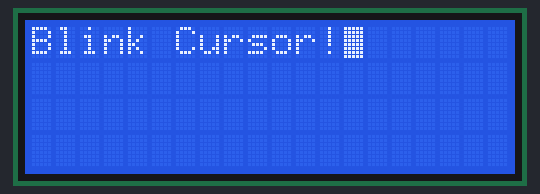
This sketch was run on a simulated Arduino Uno, built with avr-gcc and run on an emulated ATmega328P. Parts: 20×4 character LCD.

Above: at 0.1 s.
At 5.1 s:
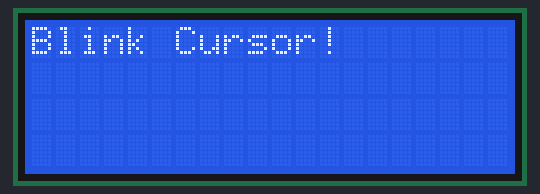

The sketch:

LCD_I2C_12x2_Blink.ino
```cpp
#include <LiquidCrystal_I2C.h>

LiquidCrystal_I2C lcd(0x27,20,4); //Change to (0x27,16,2) for 16x2 LCD.

void setup(){
  lcd.init();
  lcd.backlight();
  lcd.print("Blink Cursor!");
}
void loop(){
  lcd.blink();
  delay(5000);
  lcd.noBlink();
  delay(2000);
}
```

Measured:
- what the display in image 1 shows lasts 2.0 s, from 5.1 s to 7.1 s
